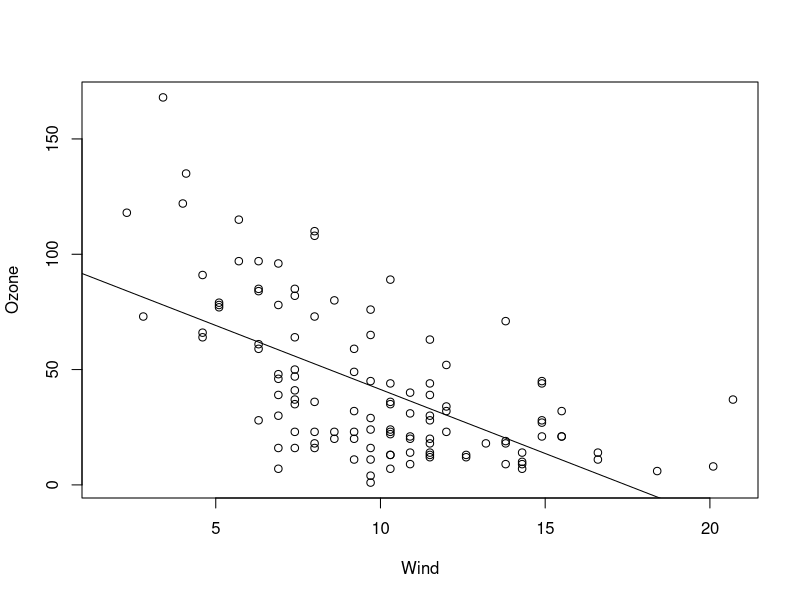
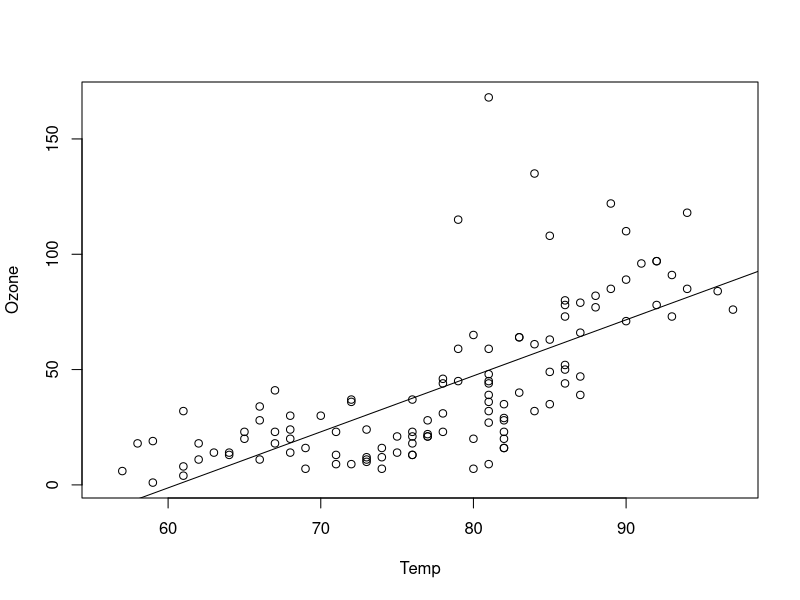
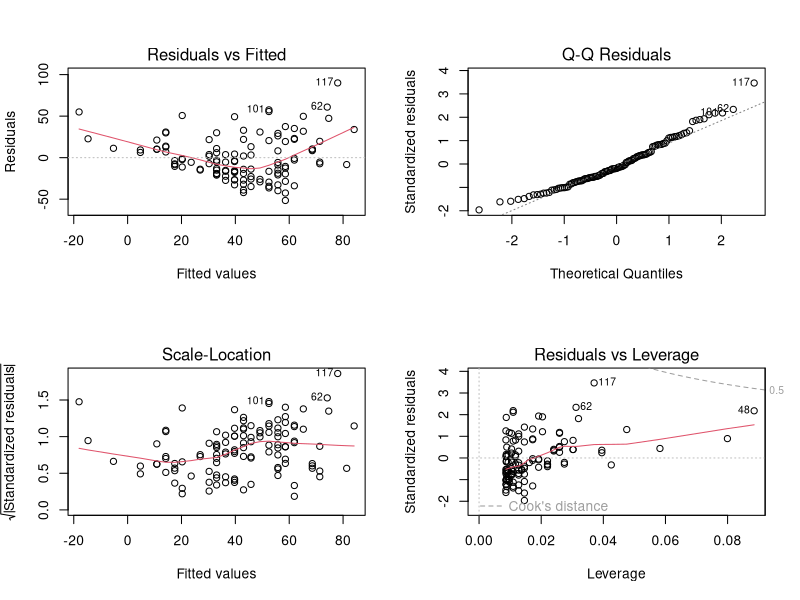
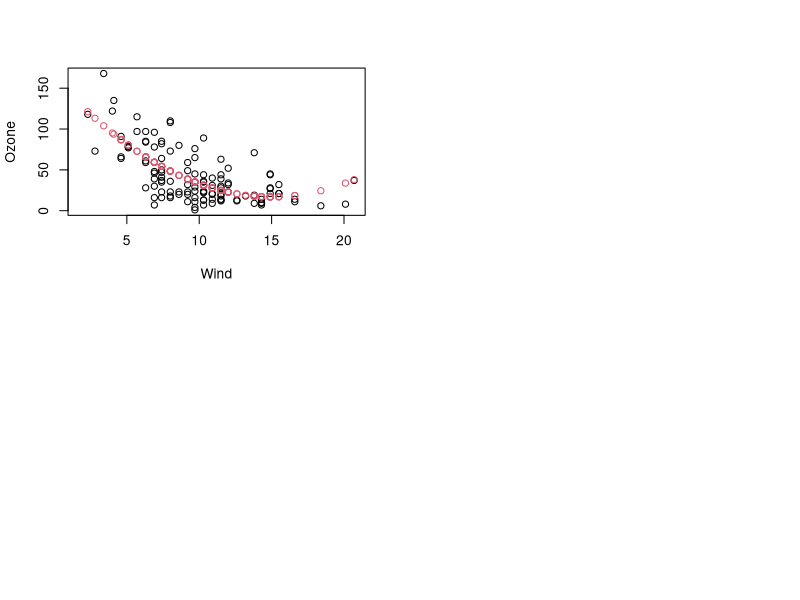

Write R code to recreate these figures, in order.
## ----GetData, eval=FALSE-------------------------------------------------
## data(airquality)

## ----OzoneLM1------------------------------------------------------------
Ozone.lm1 = lm(Ozone~Wind, data=airquality) 
Ozone.lm1 
summary(Ozone.lm1) 
anova(Ozone.lm1) 
Ozone.lm2 = lm(Ozone~Temp, data=airquality) 
summary(Ozone.lm2) 
anova(Ozone.lm2) 

## ----GetDetails----------------------------------------------------------
names(Ozone.lm1) 
names(summary(Ozone.lm1)) 
summary(Ozone.lm1)$r.squared 

## ----OzoneWindWithLine---------------------------------------------------
attach(airquality) 
plot(Wind, Ozone) 
abline(Ozone.lm1) 

## ----OzoneTempWithLine---------------------------------------------------
plot(Temp, Ozone) 
abline(Ozone.lm2) 
detach(airquality) 

## ----OzoneWindResidPlots-------------------------------------------------
par(mfrow=c(2,2)) 
plot(Ozone.lm1) 

## ----GetValues1----------------------------------------------------------
Ozone.resid1 = resid(Ozone.lm1) 
Ozone.fitted1 = fitted(Ozone.lm1) 
Ozone.lev1 = hatvalues(Ozone.lm1) 

## ----Leverages-----------------------------------------------------------
mean(Ozone.lev1) 
max(Ozone.lev1) 
Ozone.lev1[Ozone.lev1>2*mean(Ozone.lev1)] 

## ----OzonePoly2----------------------------------------------------------
Ozone.poly2 = lm(Ozone~poly(Wind,2, raw=TRUE), data=airquality) 
summary(Ozone.poly2) 

## ----OzonePoly3----------------------------------------------------------
Ozone.poly3 = lm(Ozone~poly(Wind,3, raw=TRUE), data=airquality) 

## ----OzoneANOVA----------------------------------------------------------
anova(Ozone.lm1, Ozone.poly2, Ozone.poly3) 

## ----QuadAddPoints-------------------------------------------------------
plot(Ozone~Wind, data=airquality) 
points(airquality$Wind[!is.na(airquality$Ozone)], fitted(Ozone.poly2), col=2) 

## ----OzoneLM3------------------------------------------------------------
Ozone.lm3 = lm(Ozone~Wind+Temp, data=airquality) 

## ----OzoneLM4------------------------------------------------------------
Ozone.lm4 = lm(Ozone~poly(Wind,2)+Temp, data=airquality) 

## ----OzoneANOVA2---------------------------------------------------------
anova(Ozone.lm2, Ozone.lm3, Ozone.lm4) 

## ----OzoneLM5------------------------------------------------------------
Ozone.lm5 = lm(Ozone~poly(Wind,2)*Temp, data=airquality) 
summary(Ozone.lm5) 

## ----OzoneANOVA3---------------------------------------------------------
anova(Ozone.lm5, Ozone.lm4) 

